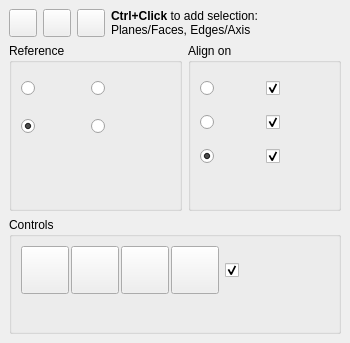
<?xml version="1.0" encoding="UTF-8"?>
<ui version="4.0">
 <class>DockWidget</class>
 <widget class="QDockWidget" name="DockWidget">
  <property name="geometry">
   <rect>
    <x>0</x>
    <y>0</y>
    <width>350</width>
    <height>343</height>
   </rect>
  </property>
  <property name="windowIcon">
   <iconset>
    <normaloff>Center-Align.png</normaloff>Center-Align.png</iconset>
  </property>
  <property name="layoutDirection">
   <enum>Qt::LeftToRight</enum>
  </property>
  <property name="features">
   <set>QDockWidget::DockWidgetFloatable|QDockWidget::DockWidgetMovable</set>
  </property>
  <property name="allowedAreas">
   <set>Qt::LeftDockWidgetArea|Qt::RightDockWidgetArea</set>
  </property>
  <property name="windowTitle">
   <string extracomment="kicad StepUp 3D tools">Align tool</string>
  </property>
  <widget class="QWidget" name="dockWidgetContents">
   <layout class="QGridLayout" name="gridLayout_5">
    <item row="1" column="0">
     <layout class="QGridLayout" name="gridLayout_4">
      <item row="0" column="1">
       <widget class="QGroupBox" name="AlignGroup">
        <property name="title">
         <string notr="true">Align on</string>
        </property>
        <layout class="QVBoxLayout" name="verticalLayout">
         <item>
          <layout class="QGridLayout" name="gridLayout_12">
           <property name="spacing">
            <number>2</number>
           </property>
           <item row="0" column="1">
            <widget class="QCheckBox" name="cbX">
             <property name="minimumSize">
              <size>
               <width>48</width>
               <height>32</height>
              </size>
             </property>
             <property name="maximumSize">
              <size>
               <width>64</width>
               <height>128</height>
              </size>
             </property>
             <property name="toolTip">
              <string notr="true">center on X</string>
             </property>
             <property name="text">
              <string notr="true"/>
             </property>
             <property name="icon">
              <iconset>
               <normaloff>Xaxis.png</normaloff>Xaxis.png</iconset>
             </property>
             <property name="iconSize">
              <size>
               <width>16</width>
               <height>16</height>
              </size>
             </property>
             <property name="checked">
              <bool>true</bool>
             </property>
            </widget>
           </item>
           <item row="1" column="1">
            <widget class="QCheckBox" name="cbY">
             <property name="minimumSize">
              <size>
               <width>48</width>
               <height>32</height>
              </size>
             </property>
             <property name="maximumSize">
              <size>
               <width>64</width>
               <height>128</height>
              </size>
             </property>
             <property name="toolTip">
              <string notr="true">center on Y</string>
             </property>
             <property name="text">
              <string notr="true"/>
             </property>
             <property name="icon">
              <iconset>
               <normaloff>Yaxis.png</normaloff>Yaxis.png</iconset>
             </property>
             <property name="iconSize">
              <size>
               <width>16</width>
               <height>16</height>
              </size>
             </property>
             <property name="checked">
              <bool>true</bool>
             </property>
            </widget>
           </item>
           <item row="2" column="1">
            <widget class="QCheckBox" name="cbZ">
             <property name="minimumSize">
              <size>
               <width>48</width>
               <height>32</height>
              </size>
             </property>
             <property name="maximumSize">
              <size>
               <width>64</width>
               <height>128</height>
              </size>
             </property>
             <property name="toolTip">
              <string notr="true">center on Z</string>
             </property>
             <property name="text">
              <string notr="true"/>
             </property>
             <property name="icon">
              <iconset>
               <normaloff>Zaxis.png</normaloff>Zaxis.png</iconset>
             </property>
             <property name="iconSize">
              <size>
               <width>16</width>
               <height>16</height>
              </size>
             </property>
             <property name="checked">
              <bool>true</bool>
             </property>
            </widget>
           </item>
           <item row="0" column="0">
            <widget class="QRadioButton" name="rbCenters">
             <property name="minimumSize">
              <size>
               <width>64</width>
               <height>32</height>
              </size>
             </property>
             <property name="toolTip">
              <string notr="true">Align Centers</string>
             </property>
             <property name="text">
              <string notr="true"/>
             </property>
             <property name="icon">
              <iconset>
               <normaloff>Centers.png</normaloff>Centers.png</iconset>
             </property>
             <property name="iconSize">
              <size>
               <width>26</width>
               <height>26</height>
              </size>
             </property>
             <property name="checked">
              <bool>false</bool>
             </property>
            </widget>
           </item>
           <item row="2" column="0">
            <widget class="QRadioButton" name="rbPlanesCenters">
             <property name="minimumSize">
              <size>
               <width>64</width>
               <height>32</height>
              </size>
             </property>
             <property name="toolTip">
              <string notr="true">Align Centers &amp; Planes</string>
             </property>
             <property name="text">
              <string notr="true"/>
             </property>
             <property name="icon">
              <iconset>
               <normaloff>Planes-Centers.png</normaloff>Planes-Centers.png</iconset>
             </property>
             <property name="iconSize">
              <size>
               <width>26</width>
               <height>26</height>
              </size>
             </property>
             <property name="checked">
              <bool>true</bool>
             </property>
            </widget>
           </item>
           <item row="1" column="0">
            <widget class="QRadioButton" name="rbPlanes">
             <property name="minimumSize">
              <size>
               <width>64</width>
               <height>32</height>
              </size>
             </property>
             <property name="toolTip">
              <string notr="true">Align Planes</string>
             </property>
             <property name="text">
              <string notr="true"/>
             </property>
             <property name="icon">
              <iconset>
               <normaloff>Planes.png</normaloff>Planes.png</iconset>
             </property>
             <property name="iconSize">
              <size>
               <width>26</width>
               <height>26</height>
              </size>
             </property>
             <property name="checked">
              <bool>false</bool>
             </property>
            </widget>
           </item>
           <item row="0" column="2">
            <spacer name="horizontalSpacer_5">
             <property name="orientation">
              <enum>Qt::Horizontal</enum>
             </property>
             <property name="sizeHint" stdset="0">
              <size>
               <width>40</width>
               <height>20</height>
              </size>
             </property>
            </spacer>
           </item>
           <item row="1" column="2">
            <spacer name="horizontalSpacer_6">
             <property name="orientation">
              <enum>Qt::Horizontal</enum>
             </property>
             <property name="sizeHint" stdset="0">
              <size>
               <width>40</width>
               <height>20</height>
              </size>
             </property>
            </spacer>
           </item>
           <item row="2" column="2">
            <spacer name="horizontalSpacer_7">
             <property name="orientation">
              <enum>Qt::Horizontal</enum>
             </property>
             <property name="sizeHint" stdset="0">
              <size>
               <width>40</width>
               <height>20</height>
              </size>
             </property>
            </spacer>
           </item>
          </layout>
         </item>
         <item>
          <spacer name="verticalSpacer_4">
           <property name="orientation">
            <enum>Qt::Vertical</enum>
           </property>
           <property name="sizeHint" stdset="0">
            <size>
             <width>20</width>
             <height>40</height>
            </size>
           </property>
          </spacer>
         </item>
         <item>
          <spacer name="verticalSpacer">
           <property name="orientation">
            <enum>Qt::Vertical</enum>
           </property>
           <property name="sizeHint" stdset="0">
            <size>
             <width>20</width>
             <height>40</height>
            </size>
           </property>
          </spacer>
         </item>
        </layout>
       </widget>
      </item>
      <item row="0" column="0">
       <widget class="QGroupBox" name="ReferenceGroup">
        <property name="title">
         <string notr="true">Reference</string>
        </property>
        <layout class="QVBoxLayout" name="verticalLayout_2">
         <item>
          <layout class="QGridLayout" name="gridLayout_3">
           <item row="0" column="1">
            <widget class="QRadioButton" name="rbMass">
             <property name="minimumSize">
              <size>
               <width>64</width>
               <height>32</height>
              </size>
             </property>
             <property name="toolTip">
              <string notr="true">Center of
Mass</string>
             </property>
             <property name="text">
              <string notr="true"/>
             </property>
             <property name="icon">
              <iconset>
               <normaloff>Mass.png</normaloff>Mass.png</iconset>
             </property>
             <property name="iconSize">
              <size>
               <width>26</width>
               <height>26</height>
              </size>
             </property>
             <property name="checked">
              <bool>true</bool>
             </property>
            </widget>
           </item>
           <item row="0" column="2">
            <spacer name="horizontalSpacer_3">
             <property name="orientation">
              <enum>Qt::Horizontal</enum>
             </property>
             <property name="sizeHint" stdset="0">
              <size>
               <width>13</width>
               <height>29</height>
              </size>
             </property>
            </spacer>
           </item>
           <item row="0" column="0">
            <widget class="QRadioButton" name="rbBBox">
             <property name="minimumSize">
              <size>
               <width>64</width>
               <height>32</height>
              </size>
             </property>
             <property name="toolTip">
              <string notr="true">Center of
Boundig Box</string>
             </property>
             <property name="text">
              <string notr="true"/>
             </property>
             <property name="icon">
              <iconset>
               <normaloff>Bbox.png</normaloff>Bbox.png</iconset>
             </property>
             <property name="iconSize">
              <size>
               <width>26</width>
               <height>26</height>
              </size>
             </property>
             <property name="checkable">
              <bool>true</bool>
             </property>
             <property name="checked">
              <bool>false</bool>
             </property>
            </widget>
           </item>
          </layout>
         </item>
         <item>
          <layout class="QGridLayout" name="gridLayout">
           <item row="0" column="1">
            <widget class="QRadioButton" name="rbNormal_Inv">
             <property name="minimumSize">
              <size>
               <width>64</width>
               <height>32</height>
              </size>
             </property>
             <property name="toolTip">
              <string notr="true">Alignment Normal
Inverted</string>
             </property>
             <property name="text">
              <string notr="true"/>
             </property>
             <property name="icon">
              <iconset>
               <normaloff>Normal-Down.png</normaloff>Normal-Down.png</iconset>
             </property>
             <property name="iconSize">
              <size>
               <width>26</width>
               <height>26</height>
              </size>
             </property>
             <property name="checked">
              <bool>false</bool>
             </property>
            </widget>
           </item>
           <item row="0" column="0">
            <widget class="QRadioButton" name="rbNormal">
             <property name="minimumSize">
              <size>
               <width>64</width>
               <height>32</height>
              </size>
             </property>
             <property name="toolTip">
              <string notr="true">Alignment Normal</string>
             </property>
             <property name="text">
              <string notr="true"/>
             </property>
             <property name="icon">
              <iconset>
               <normaloff>Normal-Up.png</normaloff>Normal-Up.png</iconset>
             </property>
             <property name="iconSize">
              <size>
               <width>26</width>
               <height>26</height>
              </size>
             </property>
             <property name="checked">
              <bool>true</bool>
             </property>
            </widget>
           </item>
           <item row="0" column="2">
            <spacer name="horizontalSpacer_4">
             <property name="orientation">
              <enum>Qt::Horizontal</enum>
             </property>
             <property name="sizeHint" stdset="0">
              <size>
               <width>40</width>
               <height>20</height>
              </size>
             </property>
            </spacer>
           </item>
          </layout>
         </item>
         <item>
          <spacer name="verticalSpacer_2">
           <property name="orientation">
            <enum>Qt::Vertical</enum>
           </property>
           <property name="sizeHint" stdset="0">
            <size>
             <width>20</width>
             <height>40</height>
            </size>
           </property>
          </spacer>
         </item>
        </layout>
       </widget>
      </item>
     </layout>
    </item>
    <item row="0" column="0">
     <layout class="QGridLayout" name="gridLayout_2">
      <item row="0" column="9">
       <widget class="QLabel" name="Label_Align_Gui">
        <property name="toolTip">
         <string notr="true">Ctrl+Click to select
Faces/Planes or Edges/Axis</string>
        </property>
        <property name="text">
         <string>&lt;b&gt;Ctrl+Click&lt;/b&gt; to add selection:&lt;br&gt;Planes/Faces, Edges/Axis</string>
        </property>
       </widget>
      </item>
      <item row="0" column="10">
       <spacer name="horizontalSpacer">
        <property name="orientation">
         <enum>Qt::Horizontal</enum>
        </property>
        <property name="sizeHint" stdset="0">
         <size>
          <width>40</width>
          <height>20</height>
         </size>
        </property>
       </spacer>
      </item>
      <item row="0" column="8">
       <widget class="QPushButton" name="close">
        <property name="maximumSize">
         <size>
          <width>28</width>
          <height>28</height>
         </size>
        </property>
        <property name="toolTip">
         <string>close</string>
        </property>
        <property name="text">
         <string notr="true"/>
        </property>
        <property name="icon">
         <iconset>
          <normaloff>closeW.png</normaloff>closeW.png</iconset>
        </property>
        <property name="iconSize">
         <size>
          <width>24</width>
          <height>24</height>
         </size>
        </property>
       </widget>
      </item>
      <item row="0" column="7">
       <widget class="QPushButton" name="Help_Align">
        <property name="maximumSize">
         <size>
          <width>28</width>
          <height>28</height>
         </size>
        </property>
        <property name="toolTip">
         <string>close</string>
        </property>
        <property name="text">
         <string notr="true"/>
        </property>
        <property name="icon">
         <iconset>
          <normaloff>help.png</normaloff>help.png</iconset>
        </property>
        <property name="iconSize">
         <size>
          <width>24</width>
          <height>24</height>
         </size>
        </property>
       </widget>
      </item>
      <item row="0" column="2">
       <widget class="QPushButton" name="dock_float">
        <property name="maximumSize">
         <size>
          <width>28</width>
          <height>28</height>
         </size>
        </property>
        <property name="toolTip">
         <string>expand</string>
        </property>
        <property name="text">
         <string notr="true"/>
        </property>
        <property name="icon">
         <iconset>
          <normaloff>un_dock.png</normaloff>un_dock.png</iconset>
        </property>
        <property name="iconSize">
         <size>
          <width>24</width>
          <height>24</height>
         </size>
        </property>
       </widget>
      </item>
     </layout>
    </item>
    <item row="2" column="0">
     <layout class="QGridLayout" name="gridLayout_6">
      <item row="0" column="0">
       <widget class="QGroupBox" name="ControlsGroup">
        <property name="title">
         <string notr="true">Controls</string>
        </property>
        <layout class="QGridLayout" name="gridLayout_7">
         <item row="2" column="0">
          <spacer name="verticalSpacer_3">
           <property name="orientation">
            <enum>Qt::Vertical</enum>
           </property>
           <property name="sizeHint" stdset="0">
            <size>
             <width>20</width>
             <height>40</height>
            </size>
           </property>
          </spacer>
         </item>
         <item row="0" column="2">
          <spacer name="horizontalSpacer_2">
           <property name="orientation">
            <enum>Qt::Horizontal</enum>
           </property>
           <property name="sizeHint" stdset="0">
            <size>
             <width>40</width>
             <height>20</height>
            </size>
           </property>
          </spacer>
         </item>
         <item row="0" column="0">
          <layout class="QGridLayout" name="gridLayout_14">
           <property name="spacing">
            <number>2</number>
           </property>
           <item row="0" column="0">
            <widget class="QPushButton" name="Align">
             <property name="minimumSize">
              <size>
               <width>48</width>
               <height>48</height>
              </size>
             </property>
             <property name="maximumSize">
              <size>
               <width>64</width>
               <height>64</height>
              </size>
             </property>
             <property name="toolTip">
              <string>Align objects</string>
             </property>
             <property name="text">
              <string/>
             </property>
             <property name="icon">
              <iconset>
               <normaloff>Center-Align.png</normaloff>Center-Align.png</iconset>
             </property>
             <property name="iconSize">
              <size>
               <width>32</width>
               <height>32</height>
              </size>
             </property>
             <property name="checkable">
              <bool>false</bool>
             </property>
             <property name="checked">
              <bool>false</bool>
             </property>
            </widget>
           </item>
           <item row="0" column="4">
            <widget class="QPushButton" name="XRayBtn">
             <property name="minimumSize">
              <size>
               <width>48</width>
               <height>48</height>
              </size>
             </property>
             <property name="maximumSize">
              <size>
               <width>64</width>
               <height>64</height>
              </size>
             </property>
             <property name="toolTip">
              <string notr="true">XRay toggle</string>
             </property>
             <property name="text">
              <string notr="true"/>
             </property>
             <property name="icon">
              <iconset>
               <normaloff>xray.png</normaloff>xray.png</iconset>
             </property>
             <property name="iconSize">
              <size>
               <width>24</width>
               <height>24</height>
              </size>
             </property>
             <property name="checkable">
              <bool>false</bool>
             </property>
             <property name="checked">
              <bool>false</bool>
             </property>
            </widget>
           </item>
           <item row="0" column="3">
            <widget class="QPushButton" name="Undo_Align">
             <property name="minimumSize">
              <size>
               <width>48</width>
               <height>48</height>
              </size>
             </property>
             <property name="maximumSize">
              <size>
               <width>64</width>
               <height>64</height>
              </size>
             </property>
             <property name="toolTip">
              <string>Undo last Alignment</string>
             </property>
             <property name="text">
              <string/>
             </property>
             <property name="icon">
              <iconset>
               <normaloff>Undo.png</normaloff>Undo.png</iconset>
             </property>
             <property name="iconSize">
              <size>
               <width>24</width>
               <height>24</height>
              </size>
             </property>
             <property name="checkable">
              <bool>false</bool>
             </property>
             <property name="checked">
              <bool>false</bool>
             </property>
            </widget>
           </item>
           <item row="0" column="2">
            <widget class="QPushButton" name="Move">
             <property name="minimumSize">
              <size>
               <width>48</width>
               <height>48</height>
              </size>
             </property>
             <property name="maximumSize">
              <size>
               <width>64</width>
               <height>64</height>
              </size>
             </property>
             <property name="toolTip">
              <string>Move selected</string>
             </property>
             <property name="text">
              <string/>
             </property>
             <property name="icon">
              <iconset>
               <normaloff>Move.png</normaloff>Move.png</iconset>
             </property>
             <property name="iconSize">
              <size>
               <width>24</width>
               <height>24</height>
              </size>
             </property>
             <property name="checkable">
              <bool>false</bool>
             </property>
             <property name="checked">
              <bool>false</bool>
             </property>
            </widget>
           </item>
          </layout>
         </item>
         <item row="0" column="1">
          <widget class="QCheckBox" name="cbHierarchy">
           <property name="minimumSize">
            <size>
             <width>52</width>
             <height>48</height>
            </size>
           </property>
           <property name="maximumSize">
            <size>
             <width>64</width>
             <height>128</height>
            </size>
           </property>
           <property name="toolTip">
            <string notr="true">use Part and Body
hierarchy in Aligning</string>
           </property>
           <property name="text">
            <string notr="true"/>
           </property>
           <property name="icon">
            <iconset>
             <normaloff>hierarchy.png</normaloff>hierarchy.png</iconset>
           </property>
           <property name="iconSize">
            <size>
             <width>26</width>
             <height>26</height>
            </size>
           </property>
           <property name="checked">
            <bool>true</bool>
           </property>
          </widget>
         </item>
         <item row="1" column="0">
          <spacer name="verticalSpacer_5">
           <property name="orientation">
            <enum>Qt::Vertical</enum>
           </property>
           <property name="sizeHint" stdset="0">
            <size>
             <width>20</width>
             <height>40</height>
            </size>
           </property>
          </spacer>
         </item>
        </layout>
       </widget>
      </item>
     </layout>
    </item>
   </layout>
  </widget>
 </widget>
 <resources/>
 <connections/>
 <designerdata>
  <property name="gridDeltaX">
   <number>4</number>
  </property>
  <property name="gridDeltaY">
   <number>4</number>
  </property>
  <property name="gridSnapX">
   <bool>true</bool>
  </property>
  <property name="gridSnapY">
   <bool>true</bool>
  </property>
  <property name="gridVisible">
   <bool>true</bool>
  </property>
 </designerdata>
</ui>
